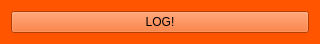
<?xml version="1.0" encoding="UTF-8"?>
<ui version="4.0">
 <class>LogEditor</class>
 <widget class="QWidget" name="LogEditor">
  <property name="geometry">
   <rect>
    <x>0</x>
    <y>0</y>
    <width>320</width>
    <height>39</height>
   </rect>
  </property>
  <property name="windowTitle">
   <string>Form</string>
  </property>
  <property name="autoFillBackground">
   <bool>false</bool>
  </property>
  <property name="styleSheet">
   <string notr="true">background-color:rgb(255, 85, 0);</string>
  </property>
  <layout class="QVBoxLayout" name="verticalLayout_2">
   <item>
    <widget class="QPushButton" name="pushButton">
     <property name="text">
      <string>LOG!</string>
     </property>
    </widget>
   </item>
  </layout>
 </widget>
 <resources/>
 <connections/>
</ui>
